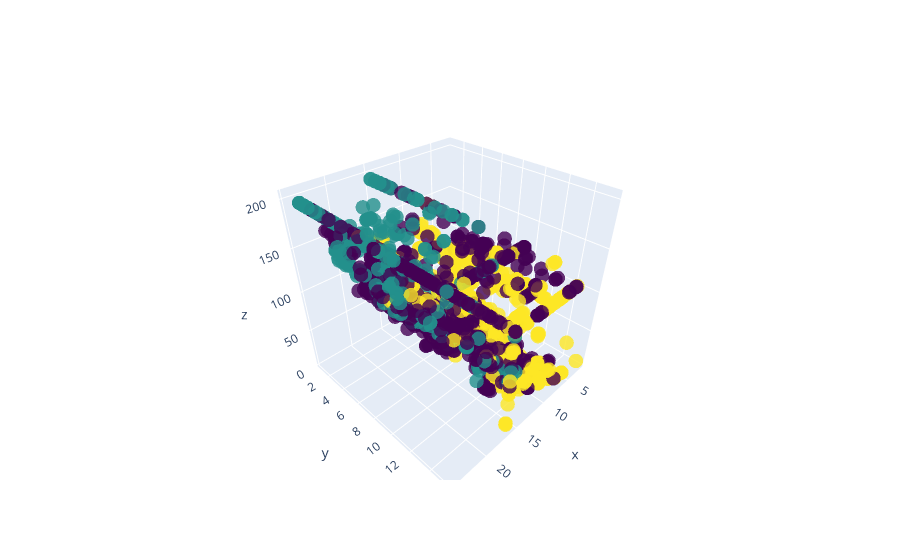

The notebook cell this image was saved under:
### Code cell
fig = go.Figure(data=go.Scatter3d(
    x=df_normalized.iloc[:, 0],  # assuming the DataFrame has at least three columns
    y=df_normalized.iloc[:, 1],
    z=df_normalized.iloc[:, 2],
    mode='markers',
    marker=dict(
        size=5,
        color=labels_kmeans,  # set color to the K-Means cluster labels
        colorscale='Viridis',  # choose a colorscale
        opacity=0.8
    )
))

fig.show()

### Figure 1 — Plotly figure (JSON) as saved in the notebook; plotly's stock layout.template omitted (floating-point values rounded to 4 significant figures; data arrays with more than 128 entries replaced by an {"elided": "..."} marker saying what was removed)
{"data": [{"marker": {"color": {"elided": "2704 int values"}, "colorscale": [[0, "#440154"], [0.1111, "#482878"], [0.2222, "#3e4989"], [0.3333, "#31688e"], [0.4444, "#26828e"], [0.5556, "#1f9e89"], [0.6667, "#35b779"], [0.7778, "#6ece58"], [0.8889, "#b5de2b"], [1, "#fde725"]], "opacity": 0.8, "size": 5}, "mode": "markers", "type": "scatter3d", "x": {"elided": "2704 float values"}, "y": {"elided": "2704 float values"}, "z": {"elided": "2704 float values"}}], "layout": {}}
